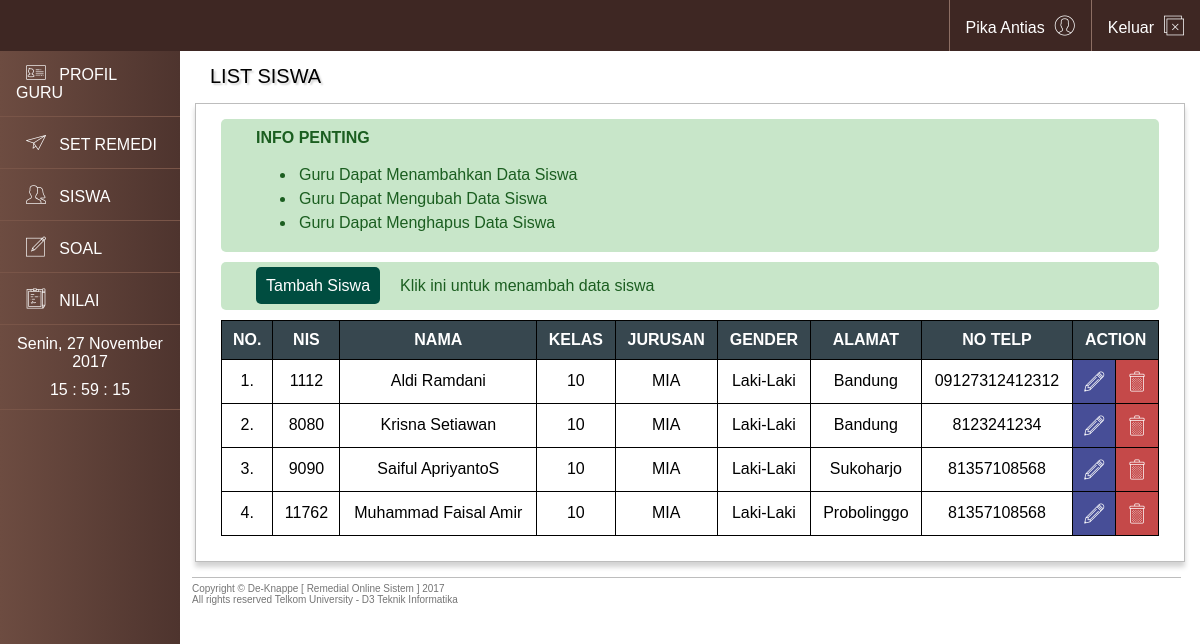
Page /page_guru/siswa.php (signed in) on the committed database.
### tables this page shows
CREATE TABLE `guru` (
  `id_guru` int(20) NOT NULL,
  `password` varchar(35) NOT NULL,
  `nama_guru` varchar(30) NOT NULL,
  `alamat_guru` varchar(30) NOT NULL,
  `gender_guru` varchar(30) NOT NULL,
  `telp_guru` varchar(16) NOT NULL,
  `email_guru` varchar(30) NOT NULL,
  `id_mapel` varchar(3) NOT NULL,
  `foto_guru` varchar(100) NOT NULL
);

CREATE TABLE `siswa` (
  `id_siswa` int(15) NOT NULL,
  `password` varchar(35) NOT NULL,
  `nama_siswa` varchar(30) NOT NULL,
  `jurusan` varchar(10) NOT NULL,
  `kelas` varchar(10) NOT NULL,
  `alamat_siswa` varchar(30) NOT NULL,
  `tempat_lahir` varchar(25) NOT NULL,
  `tanggal_lahir` date NOT NULL,
  `gender_siswa` varchar(30) NOT NULL,
  `no_telp` varchar(16) NOT NULL,
  `foto_siswa` varchar(200) NOT NULL
);

### page_guru/body_part/query_body.php (called while the page is built)
<?php
    $sql = "SELECT * from guru join mapel on guru.id_mapel = mapel.id_mapel where id_guru='$cek'";
    $qry = $conn->query($sql);
    $data = $qry->fetch_array();
?>

### page_guru/body_part/query_content.php (called while the page is built, shortened)
<?php
    $no = 1;
    $sql_siswa = "select * from siswa order by kelas";
    $query_siswa = $conn->query($sql_siswa);
?>

### page_guru/siswa.php (the view, shortened to what this page needs)
<?php
		include ('../php/connect.php');
		$cek=$_SESSION['user'];
		include ('body_part/query_body.php');
		include ('body_part/query_content.php');
		if (isset($_SESSION['user']) && isset($_SESSION['pass'])) {
?>
<!DOCTYPE html>
<html>
	<head>
		<link rel="stylesheet" type="text/css" href="../css/template.css">
		<link rel="stylesheet" type="text/css" href="../css/view_guru.css">
		<link rel="stylesheet" type="text/css" href="../css/font/flaticon.css">
	</head>
	<body>
		<header>
			<ul class="navbar">
			  <li><a href="../php/logout_guru.php">Keluar<i class="flaticon-close"></i></a></li>
			  <li><a href="profil_guru.php"><?php echo $data['nama_guru']; ?><i class="flaticon-user-3"></i></a></li>
			</ul>
		</header>
		<?php require_once('body_part/sidebar.php') ?>
		<div class="content">
			<div class="isijudul">
			LIST SISWA
			</div>
			<div class="isi">
				<div class="info-pilihan">
					<span>INFO PENTING</span>
					<ul>
						<li>Guru Dapat Menambahkan Data Siswa</li>
						<li>Guru Dapat Mengubah Data Siswa</li>
						<li>Guru Dapat Menghapus Data Siswa</li>
					</ul>
				</div>
				<div class="insert-data">
					<a href="list_siswa/tambah_siswa.php">Tambah Siswa</a><span>Klik ini untuk menambah data siswa</span>
				</div>
				<div class="yeezy">
					<table class="list">
					<tr>
						<th>NO.</th>
						<th>NIS</th>
						<th>NAMA</th>
						<th>KELAS</th>
						<th>JURUSAN</th>
						<th>GENDER</th>
						<th>ALAMAT</th>
						<th>NO TELP</th>
						<th colspan="2">ACTION</th>
					</tr>
					<?php
					while ($r_siswa = $query_siswa->fetch_array()) {
						echo'
						<tr>
						<td>'.$no++.'.</td>
						<td>'.$r_siswa['id_siswa'].'</td>
						<td>'.$r_siswa['nama_siswa'].'</td>
						<td>'.$r_siswa['kelas'].'</td>
						<td>'.$r_siswa['jurusan'].'</td>
						<td>'.$r_siswa['gender_siswa'].'</td>
						<td>'.$r_siswa['alamat_siswa'].'</td>
						<td>'.$r_siswa['no_telp'].'</td>
						<td class="edit"><a href="list_siswa/edit_siswa.php?id_siswa='.$r_siswa['id_siswa'].'"><i class="flaticon-edit"></i></a></td>
						<td class="hapus"><a href="list_siswa/hapus_siswa.php?id_siswa='.$r_siswa['id_siswa'].'"><i class="flaticon-garbage"></i></a></td>
						</tr>
						';
					}
					?>
					</table>
				</div>
			</div>
		</div>
		<footer>
			<div class="footer">
			Copyright &copy; De-Knappe [ Remedial Online Sistem ] 2017<br>
			All rights reserved Telkom University - D3 Teknik Informatika<br>
			</div>
		</footer>
	</body>
</html>
<?php
}
	else
	{
  		header("location: ../login_guru.php");
	}
?>

### css/template.css (style rules this page uses)
body { margin: 0px; font-family: Arial, Helvetica, sans-serif; }
header { position: fixed; z-index: 2; }
a { color: white; }
ul.navbar { list-style-type: none; margin: 0; padding: 0; overflow: hidden; background-color: #3E2723; position: fixed; width: 100%; }
ul.navbar li { float: right; border-left: 1px solid #8D6E63; }
li a { display: block; text-align: left; padding: 14px 16px; text-decoration: none; }
div.content { margin-left: 15%; padding: 15px; height: 100%; }
div.content div.isijudul { padding: 15px 15px; font-size: 20px; text-shadow: 2px 2px 2px lightgrey; }
.footer { color: #757575; font-size: 10px; border-top: 1px solid #BDBDBD; padding: 5px 5px 12px 0px ; bottom: 0; position: relative; display: block; width: 82%; margin-left: 16%; }
.isi { border: 1px solid #BDBDBD; height: 100%; padding: 15px; box-shadow: 0px 5px 5px 0px lightgrey; }
td { padding: 10px; }
table { margin-left: 3%; position: inline; }
div.info-pilihan { background-color: #C8E6C9; color: #1B5E20; margin: 0px 10px 10px 10px; padding: 10px 35px 1px 35px; border-radius: 5px; }
div.info-pilihan ul li { padding: 3px; }
div.info-pilihan span { font-weight: bold; }
div.insert-data { background-color: #C8E6C9; margin: 10px 10px; color: #1B5E20; padding: 15px 35px; border-radius: 5px; }
div.insert-data a { text-decoration: none; padding: 10px; margin-right: 20px; background: #004D40; border-radius: 5px; }

### css/view_guru.css (style rules this page uses)
div.yeezy { margin: 10px; }
table.list { margin: 0; width: 100%; border-collapse: collapse; }
table.list tr td, th { border: 1px solid black; padding: 10px; text-align: center; }
table.list tr th { background-color: #37474F; color: white; }
.edit a, .hapus a { text-decoration: none; display: inline; margin-left: -10px; }
.hapus { background-color: #B71C1C; opacity: 0.8; }
.edit { background-color: #1A237E; opacity: 0.8; }

### rows in the picture
guru: nama_guru "Pika Antias"
siswa: id_siswa "1112", nama_siswa "Aldi Ramdani", kelas "10", jurusan "MIA", gender_siswa "Laki-Laki", alamat_siswa "Bandung", no_telp "09127312412312"
siswa: id_siswa "8080", nama_siswa "Krisna Setiawan", kelas "10", jurusan "MIA", gender_siswa "Laki-Laki", alamat_siswa "Bandung", no_telp "8123241234"
siswa: id_siswa "9090", nama_siswa "Saiful ApriyantoS", kelas "10", jurusan "MIA", gender_siswa "Laki-Laki", alamat_siswa "Sukoharjo", no_telp "81357108568"
siswa: id_siswa "11762", nama_siswa "Muhammad Faisal Amir", kelas "10", jurusan "MIA", gender_siswa "Laki-Laki", alamat_siswa "Probolinggo", no_telp "81357108568"
